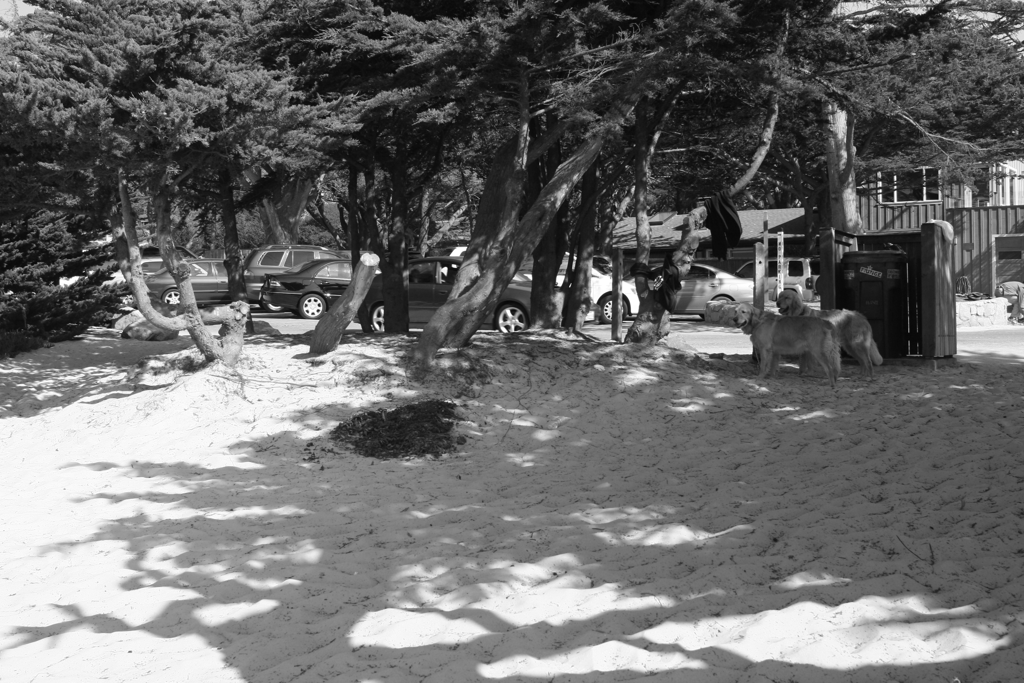
#> input picture carmel-00.png, 1024 x 683 px
$ jupyter execute --allow-errors 'Radi!.ipynb'
#> lines starting #> are read from the running program, lines starting #| are printed output that depends on the picture
[cell 1]
import cv2
import numpy as np
import imutils
from matplotlib import pyplot as plt


class Stitcher:
    # [65 lines left out: functions drawMatches, keymatch, matchKeypoints, not called in this run]

    @classmethod
    def detectAndDescribe(cls, image):
        # convert the image to grayscale
        gray = cv2.cvtColor(image, cv2.COLOR_BGR2GRAY)

        # detect and extract features from the image
        descriptor = cv2.xfeatures2d.SIFT_create()
        (kps, features) = descriptor.detectAndCompute(image, None)
        return (kps, features)

    # [28 lines left out: function stitch, not called in this run]

imageA = cv2.imread('carmel-00.png')
#> imageA is the input picture: shape (683, 1024, 3); min 3, max 255, mean 107.5
imageB = cv2.imread('carmel-01.png')
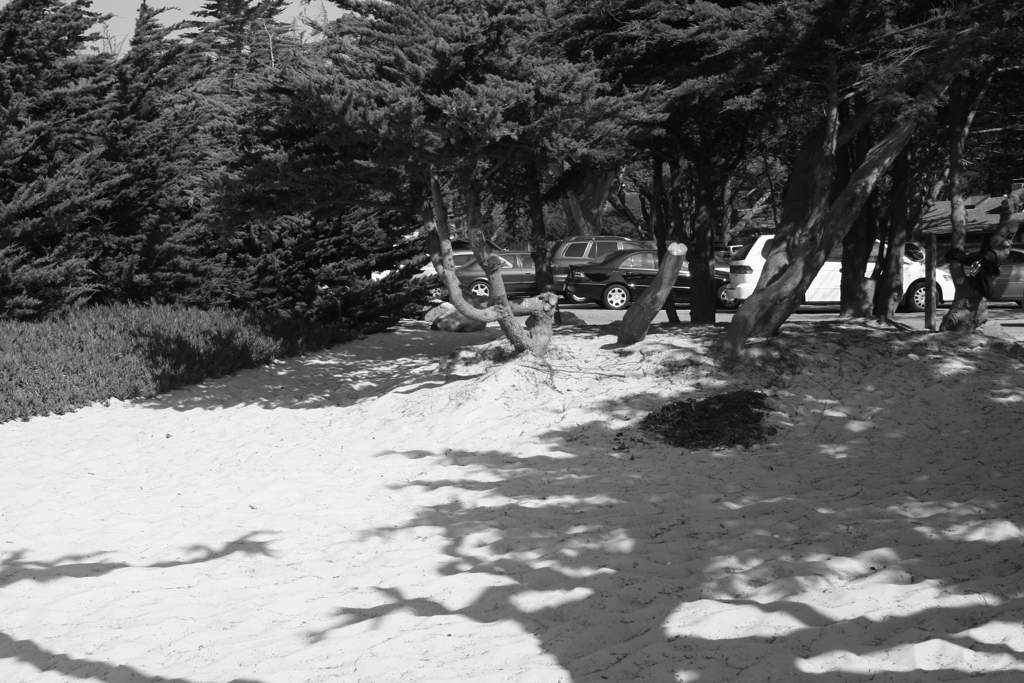
#> input picture carmel-01.png, 1024 x 683 px
#> imageB is the input picture: shape (683, 1024, 3); min 4, max 255, mean 105.7
imageA = imutils.resize(imageA, width=600)
#> imageA: shape (400, 600, 3)
imageB = imutils.resize(imageB, width=600)
#> imageB: shape (400, 600, 3)
(kpsA, ftsA) = Stitcher.detectAndDescribe(imageA)
#> in detectAndDescribe, `(kps, features) = descriptor.detectAndCompute(image, None)`: kps = 2945 keypoints; strongest (x, y, size): (328, 164, 3.7), (260, 158, 2.5), (268, 147, 4.2), (37, 165, 4.2)
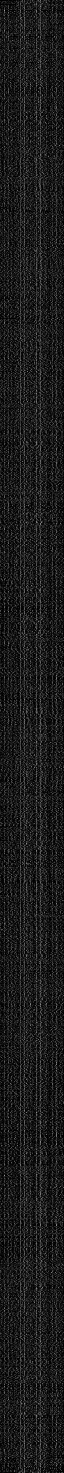
#> ftsA: shape (2945, 128) float32 (shown at 1/2 size); min 0, max 206, mean 27.4
#> kpsA has the same summary as kps in detectAndDescribe
(kpsB, ftsB) = Stitcher.detectAndDescribe(imageB)
#> in detectAndDescribe (call 2), `(kps, features) = descriptor.detectAndCompute(image, None)`: kps = 2866 keypoints; strongest (x, y, size): (510, 156, 3.8), (484, 166, 13.1), (534, 158, 8.7), (220, 162, 3.9)
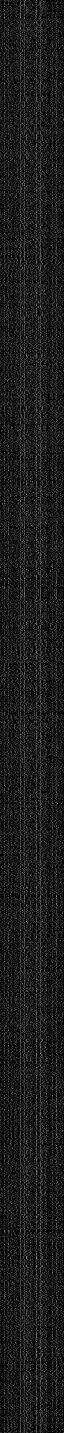
#> ftsB: shape (2866, 128) float32 (shown at 1/2 size); min 0, max 203, mean 27.6
#> kpsB has the same summary as kps in detectAndDescribe
# [4 lines of commented-out code are left out]
kpsImgA = None
kpsImgB = None
kpsImgA=cv2.drawKeypoints(imageA, kpsA, kpsImgA)
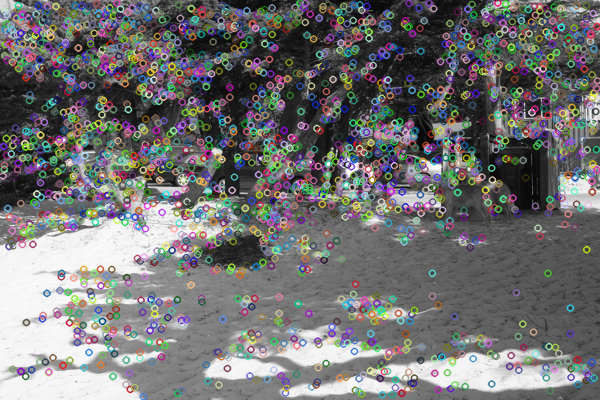
#> kpsImgA: shape (400, 600, 3); mean B, G, R 113.7, 113.6, 113.7
kpsImgB=cv2.drawKeypoints(imageB, kpsB, kpsImgB)
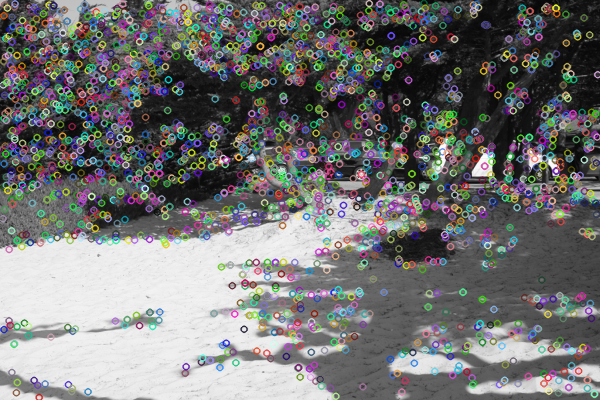
#> kpsImgB: shape (400, 600, 3); mean B, G, R 114.1, 114.6, 114.3
cv2.imwrite('kpsA.png', kpsImgA)
cv2.imwrite('kpsB.png', kpsImgB)
#> Out = True

[cell 2]
orb = cv2.ORB_create()
bf = cv2.BFMatcher(cv2.NORM_L1,crossCheck=False)
matches = bf.match(ftsA,ftsB)
#> matches = 2945 matches
matches = sorted(matches, key=lambda x:x.distance)
# for m in matches[:10]:
#     print(m.distance)
matchImg = None
matchImg = cv2.drawMatches(imageA, kpsA, imageB, kpsB, matches[:10], matchImg)
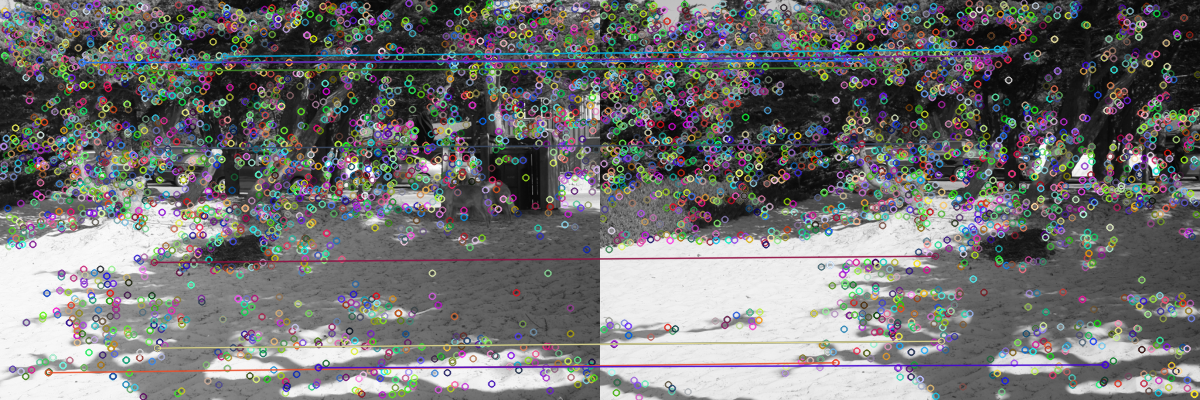
#> matchImg: shape (400, 1200, 3); mean B, G, R 113.7, 113.3, 113.5
cv2.imwrite('matched.png', matchImg)
matchesIdx = [(m.queryIdx, m.trainIdx) for m in matches[:10]]
#> matchesIdx = [(1251, 2112), (214, 1197), (409, 1367), (900, 1824), (1253, 2118), (901, 1825), (1730, 2496), (649, 1582), (876, 1791), (882, 1781)]
matchesCoordA = np.float32([kpsA[mind[0]].pt for mind in matchesIdx])
#> matchesCoordA = [[224.2, 55.94], [47.92, 372.2], [81.69, 62.12], [156.9, 347.7], [225.1, 62.33], [156.9, 347.7], [317.9, 367.3], [117, 70.39], [153.8, 262], [154.4, 148]]
matchesCoordB = np.float32([kpsB[mind[1]].pt for mind in matchesIdx])
#> matchesCoordB = [[403.1, 49.01], [235.4, 362.3], [263.3, 60.25], [341.1, 340.7], [404.3, 55.26], [341.1, 340.7], [504.9, 364.4], [298, 67.19], [335.1, 255.7], [332.3, 143.1]]

[cell 3]
(H, mask) = cv2.findHomography(matchesCoordA, matchesCoordB, cv2.RANSAC)
#> H = [[0.886, 0.0135, 185.4], [-0.0472, 0.958, 3.73], [-0.0002, -4.82e-06, 1]]; mask = [1, 1, 1, 1, 1, 1, 1, 1, 1, 1]
np.linalg.det(H[:2, :2])
# B=cv2.getPerspectiveTransform(matchesCoordA[:4], matchesCoordB[:4])
# np.linalg.det(B)
imgDest = None
#> (the rest of this cell did not finish here and is left out)
